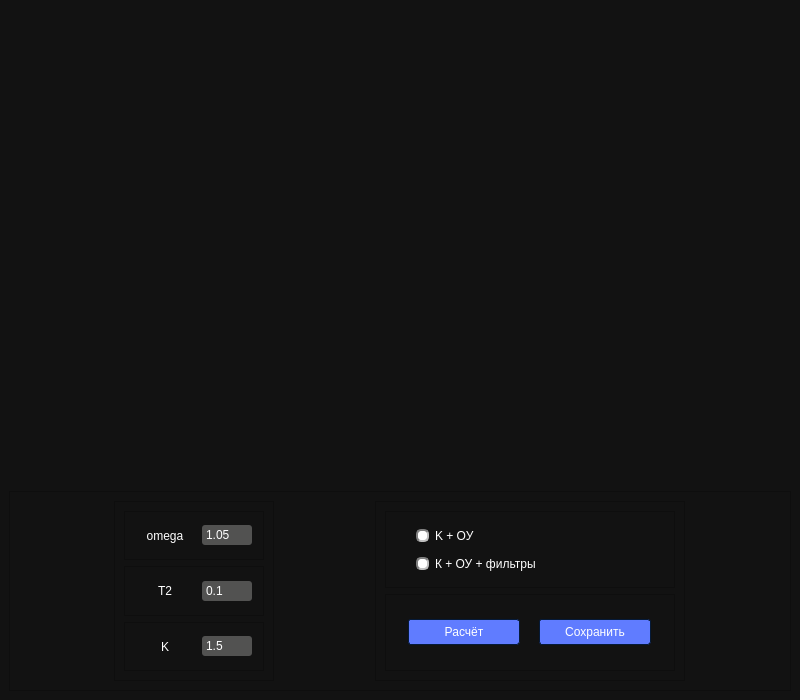
<?xml version="1.0" encoding="UTF-8"?>
<ui version="4.0">
 <class>MainWindow</class>
 <widget class="QMainWindow" name="MainWindow">
  <property name="geometry">
   <rect>
    <x>0</x>
    <y>0</y>
    <width>800</width>
    <height>700</height>
   </rect>
  </property>
  <property name="windowTitle">
   <string>MainWindow</string>
  </property>
  <property name="styleSheet">
   <string notr="true">QWidget
{
	background-color: #121212;
	color: #ffffff;
	border-color: #051a39;

}


/*-----QLabel-----*/
QLabel
{
	background-color: transparent;
	color: #ffffff;

}


QLabel::disabled
{
	background-color: transparent;
	color: #656565;

}


/*-----QMenuBar-----*/
QMenuBar
{
	background-color: #0a0a0a;
	color: #ffffff;
	border-color: #051a39;

}


QMenuBar::disabled
{
	background-color: #404040;
	color: #656565;
	border-color: #051a39;

}


QMenuBar::item
{
    background-color: transparent;

}


QMenuBar::item:selected
{
    background-color: #607cff;
    border: 1px solid #41cd52;

}


QMenuBar::item:pressed
{
    background-color: #4969ff;
    border: 1px solid #000;
    margin-bottom: -1px;
    padding-bottom: 1px;

}


/*-----QMenu-----*/
QMenu
{
    background-color: #121212;
    border: 1px solid;
    color: #ffffff;

}


QMenu::separator
{
    height: 1px;
    background-color: #6d8eff;
    color: #ffffff;
    padding-left: 4px;
    margin-left: 10px;
    margin-right: 5px;

}


QMenu::item
{
    min-width : 150px;
    padding: 3px 20px 3px 20px;

}


QMenu::item:selected
{
    background-color: #4969ff;
    color: #ffffff;

}


QMenu::item:disabled
{
    color: #262626;
}


/*-----QToolTip-----*/
QToolTip
{
	border : 1px solid #000000;
	background-color: #26264f;
	color: #ffffff;
	border-color: #051a39;

}


/*-----QPushButton-----*/
QPushButton
{
	background-color: #607cff;
	color: #ffffff;
	border-style: solid;
	border-width: 1px;
	border-radius: 3px;
	border-color: #051a39;
	padding: 5px;
	max-width: 100px;

}


QPushButton::disabled
{
	background-color: #404040;
	color: #656565;
	border-color: #051a39;

}


QPushButton::hover
{
	background-color: #8399ff;
	color: #ffffff;
	border-style: solid;
	border-width: 1px;
	border-radius: 3px;
	border-color: #051a39;
	padding: 5px;

}


QPushButton::pressed
{
	background-color: #4969ff;
	color: #ffffff;
	border-style: solid;
	border-width: 1px;
	border-radius: 3px;
	border-color: #051a39;
	padding: 5px;

}


/*-----QToolButton-----*/
QToolButton
{
	background-color: #607cff;
	color: #ffffff;
	border-width: 1px;
	border-radius: 3px;
	border-color: #051a39;
	padding: 3px;

}


QToolButton::disabled
{
	background-color: #404040;
	color: #656565;
	border-color: #051a39;

}


QToolButton::hover
{
	background-color: #8399ff;
	color: #ffffff;
	border-width: 1px;
	border-radius: 3px;
	border-color: #051a39;
	padding: 3px;

}


QToolButton::pressed
{
	background-color: #4969ff;
	color: #ffffff;
	border-width: 1px;
	border-radius: 3px;
	border-color: #051a39;
	padding: 3px;

}


/*-----QComboBox-----*/
QComboBox
{
    background-color: #607cff;
    border: 1px solid;
    border-radius: 3px;
    padding-left: 6px;
    color: #ffffff;
    height: 20px;

}


QComboBox::disabled
{
	background-color: #404040;
	color: #656565;
	border-color: #051a39;

}


QComboBox:hover
{
    background-color: #8399ff;

}


QComboBox:on
{
    background-color: #4969ff;

}


QComboBox QAbstractItemView
{
    background-color: #383838;
    color: #ffffff;
    border: 1px solid black;
    selection-background-color: #4969ff;
    selection-color: #ffffff;
    outline: 0;

}


QComboBox::drop-down
{
    subcontrol-origin: padding;
    subcontrol-position: top right;
    width: 15px;
    border-left-width: 0px;
    border-left-color: darkgray;
    border-left-style: solid; 
    border-top-right-radius: 3px; 
    border-bottom-right-radius: 3px;

}


QComboBox::down-arrow
{
    image: url(://arrow-down.png);
    width: 8px;
    height: 8px;
}


/*-----QSpinBox &amp;amp; QDoubleSpinBox &amp;amp; QDateTimeEdit-----*/
QSpinBox, 
QDoubleSpinBox,
QDateTimeEdit
{
	background-color: #525251;
	color: #ffffff;
	border: 1px solid #051a39;
	border-radius: 3px;
	padding : 2px;

}


QSpinBox::disabled, 
QDoubleSpinBox::disabled,
QDateTimeEdit::disabled
{
	background-color: #404040;
	color: #656565;
	border-color: #051a39;

}


QSpinBox:hover, 
QDoubleSpinBox::hover,
QDateTimeEdit::hover
{
    background-color: #626262;
    border: 1px solid #607cff;
    color:  #fff;
    padding: 2px

}


QSpinBox::up-button, QSpinBox::down-button,
QDoubleSpinBox::up-button, QDoubleSpinBox::down-button,
QDateTimeEdit::up-button, QDateTimeEdit::down-button
{
    background-color: #607cff;
	border-radius: 2px;

}


QSpinBox::disabled, 
QDoubleSpinBox::disabled,
QDateTimeEdit::disabled
{
	background-color: #404040;
	color: #656565;
	border-color: #051a39;

}


QSpinBox::up-button:hover, QSpinBox::down-button:hover,
QDoubleSpinBox::up-button:hover, QDoubleSpinBox::down-button:hover,
QDateTimeEdit::up-button:hover, QDateTimeEdit::down-button:hover
{
    background-color: #8399ff;
    border: 1px solid #8399ff;

}


QSpinBox::up-button:disabled, QSpinBox::down-button:disabled,
QDoubleSpinBox::up-button:disabled, QDoubleSpinBox::down-button:disabled,
QDateTimeEdit::up-button:disabled, QDateTimeEdit::down-button:disabled
{
	background-color: #404040;
	color: #656565;
	border-color: #051a39;

}


QSpinBox::up-button:pressed, QSpinBox::down-button:pressed,
QDoubleSpinBox::up-button:pressed, QDoubleSpinBox::down-button::pressed,
QDateTimeEdit::up-button:pressed, QDateTimeEdit::down-button::pressed
{
    background-color: #4969ff;
    border: 1px solid #4969ff;

}


QSpinBox::down-arrow,
QDoubleSpinBox::down-arrow,
QDateTimeEdit::down-arrow
{
    image: url(://arrow-down.png);
    width: 7px;

}


QSpinBox::up-arrow,
QDoubleSpinBox::up-arrow,
QDateTimeEdit::up-arrow
{
    image: url(://arrow-up.png);
    width: 7px;

}


/*-----QLineEdit-----*/
QLineEdit
{
	background-color: #525251;
	color: #ffffff;
	border-width: 1px;
	border-radius: 3px;
	border-color: #051a39;
	padding: 2px;

}


QLineEdit::disabled
{
	background-color: #404040;
	color: #656565;
	border-width: 1px;
	border-radius: 3px;
	border-color: #051a39;
	padding: 2px;

}


/*-----QTextEdit-----*/
QTextEdit
{
	background-color: #ffffff;
	color: #010201;
	border-color: #051a39;

}


QTextEdit::disabled
{
	background-color: #404040;
	color: #656565;
	border-color: #051a39;

}


/*-----QGroupBox-----*/
QGroupBox 
{
    border: 1px solid;
    border-color: #607cff;
    margin-top: 22px;

}


QGroupBox::title  
{
    background-color: #607cff;
    color: #ffffff;
    subcontrol-origin: margin;
    subcontrol-position: top left;
    padding: 5px;
	border-top-left-radius: 3px;
	border-top-right-radius: 3px;

}


QGroupBox::title::disabled
{
	background-color: #404040;
	color: #656565;
    subcontrol-origin: margin;
    subcontrol-position: top left;
    padding: 5px;
	border-top-left-radius: 3px;
	border-top-right-radius: 3px;

}


/*-----QCheckBox-----*/
QCheckBox::indicator
{
    color: #b1b1b1;
    background-color: #323232;
    border: 1px solid #b1b1b1;
    width: 12px;
    height: 12px;

}


QCheckBox::indicator:checked
{
    image:url(://checkbox.png);
    border: 1px solid #607cff;

}


QCheckBox::indicator:unchecked:hover
{
    border: 1px solid #607cff;

}


QCheckBox::disabled
{
	color: #656565;

}


QCheckBox::indicator:disabled
{
	background-color: #656565;
	color: #656565;
    border: 1px solid #656565;

}


/*-----QRadioButton-----*/
QRadioButton::indicator::unchecked
{ 
	border: 2px inset gray; 
	border-radius: 5px; 
	background-color:  #fff;
	width: 9px; 
	height: 9px; 

}


QRadioButton::indicator::unchecked:hover
{ 
	border: 2px solid #607cff; 
	border-radius: 5px; 
	background-color:  #fff;
	width: 9px; 
	height: 9px; 

}


QRadioButton::indicator::checked
{ 
	border: 2px inset darkgray; 
	border-radius: 5px; 
	background-color: #4969ff; 
	width: 9px; 
	height: 9px; 

}


QRadioButton::disabled
{
	color: #656565;

}


QRadioButton::indicator:disabled
{
	background-color: #656565;
	color: #656565;
    border: 2px solid #656565;

}


/*-----QTableView &amp;amp; QTableWidget-----*/
QTableView
{
    background-color: #242526;
    border: 1px solid #32414B;
    color: #f0f0f0;
    gridline-color: #8faaff;
    outline : 0;

}


QTableView::disabled
{
    background-color: #242526;
    border: 1px solid #32414B;
    color: #656565;
    gridline-color: #656565;
    outline : 0;

}


QTableView::item:hover 
{
    background-color: #26264f;
    color: #f0f0f0;

}


QTableView::item:selected 
{
    background-color: #1a1b1c;
    border: 2px solid #4969ff;
    color: #F0F0F0;

}


QTableView::item:selected:disabled
{
    background-color: #1a1b1c;
    border: 2px solid #525251;
    color: #656565;

}


QTableCornerButton::section
{
    background-color: #505050;
    color: #fff;

}


QHeaderView::section
{
    background-color: #525251;
    color: #fff;
    text-align: left;
	padding: 4px;
	
}


QHeaderView::section:disabled
{
    background-color: #525251;
    color: #656565;

}


QHeaderView::section:checked
{
    color: #fff;
    background-color: #4969ff;

}


QHeaderView::section:checked:disabled
{
    color: #656565;
    background-color: #525251;

}


QHeaderView::section::vertical::first,
QHeaderView::section::vertical::only-one
{
    border-top: 1px solid #353635;

}


QHeaderView::section::vertical
{
    border-top: 1px solid #353635;

}


QHeaderView::section::horizontal::first,
QHeaderView::section::horizontal::only-one
{
    border-left: 1px solid #353635;

}


QHeaderView::section::horizontal
{
    border-left: 1px solid #353635;

}


/*-----QTabWidget-----*/
QTabBar::tab
{
	background-color: #262626;
	color: #ffffff;
	border-style: solid;
	border-width: 1px;
	border-top-left-radius: 3px;
	border-top-right-radius: 3px;
	border-color: #051a39;
	padding: 5px;

}


QTabBar::tab:disabled
{
	background-color: #656565;
	color: #656565;

}


QTabWidget::pane 
{
	background-color: #262626;
	color: #ffffff;
    border: 1px solid;
    border-color: #607cff;

}


QTabBar::tab:selected
{
    background-color: #607cff;
	color: #ffffff;
	border-style: solid;
	border-width: 1px;
	border-top-left-radius: 3px;
	border-top-right-radius: 3px;
	border-color: #051a39;
	padding: 5px;

}


QTabBar::tab:selected:disabled
{
	background-color: #404040;
	color: #656565;

}


QTabBar::tab:!selected 
{
    background-color: #262626;

}


QTabBar::tab:!selected:hover 
{
    background-color: #8399ff;

}


QTabBar::tab:top:!selected 
{
    margin-top: 3px;

}


QTabBar::tab:bottom:!selected 
{
    margin-bottom: 3px;

}


QTabBar::tab:top, QTabBar::tab:bottom 
{
    min-width: 8ex;
    margin-right: -1px;
    padding: 5px 10px 5px 10px;

}


QTabBar::tab:top:selected 
{
    border-bottom-color: none;

}


QTabBar::tab:bottom:selected 
{
    border-top-color: none;

}


QTabBar::tab:top:last, QTabBar::tab:bottom:last,
QTabBar::tab:top:only-one, QTabBar::tab:bottom:only-one 
{
    margin-right: 0;

}


QTabBar::tab:left:!selected 
{
    margin-right: 3px;

}


QTabBar::tab:right:!selected
{
    margin-left: 3px;

}


QTabBar::tab:left, QTabBar::tab:right 
{
    min-height: 8ex;
    margin-bottom: -1px;
    padding: 10px 5px 10px 5px;

}


QTabBar::tab:left:selected 
{
    border-left-color: none;

}


QTabBar::tab:right:selected 
{
    border-right-color: none;

}


QTabBar::tab:left:last, QTabBar::tab:right:last,
QTabBar::tab:left:only-one, QTabBar::tab:right:only-one 
{
    margin-bottom: 0;

}


/*-----QSlider-----*/
QSlider::groove:horizontal 
{
	background-color: transparent;
	height: 5px;

}


QSlider::sub-page:horizontal 
{
	background-color: #607cff;

}


QSlider::add-page:horizontal 
{
	background-color: #666765;

}


QSlider::handle:horizontal 
{
	background-color: #607cff;
	width: 30px;
	height: 100px;
	margin-top: -6px;
	margin-bottom: -6px;
	border-radius: 3px;

}


QSlider::handle:horizontal:hover 
{
	background-color: #607cff;
	border-radius: 3px;

}


QSlider::sub-page:horizontal:disabled 
{
	background-color: #bbb;
	border-color: #999;

}


QSlider::add-page:horizontal:disabled 
{
	background-color: #eee;
	border-color: #999;

}


QSlider::handle:horizontal:disabled 
{
	background-color: #eee;
	border: 1px solid #aaa;
	border-radius: 3px;

}


QSlider::groove:vertical 
{
	background-color: transparent;
	width: 5px;

}


QSlider::sub-page:vertical 
{
	background-color: #607cff;

}


QSlider::add-page:vertical 
{
	background-color: #666765;

}


QSlider::handle:vertical 
{
	background-color: #607cff;
	height: 30px;
	margin-left: -6px;
	margin-right: -6px;
	border-radius: 3px;

}


QSlider::handle:vertical:hover 
{
	background-color: #607cff;
	border-radius: 3px;

}


QSlider::sub-page:vertical:disabled 
{
	background-color: #bbb;
	border-color: #999;

}


QSlider::add-page:vertical:disabled 
{
	background-color: #eee;
	border-color: #999;

}


QSlider::handle:vertical:disabled 
{
	background-color: #eee;
	border: 1px solid #aaa;
	border-radius: 3px;

}


.QSlider {
min-height: 68px;
max-height: 68px;
}

.QSlider::groove:horizontal {
border: 1px solid #262626;
height: 5px;
margin: 0 12px;
}

.QSlider::handle:horizontal {
width: 23px;
height: 100px;
margin: -24px -12px;
}

/*-----QDial-----*/
QDial
{
	background-color: #607cff;

}


QDial::disabled
{
	background-color: #404040;

}


/*-----QScrollBar-----*/
QScrollBar:horizontal
{
    border: 1px solid #222222;
    background-color: #3d3d3d;
    height: 13px;
    margin: 0px 16px 0 16px;

}


QScrollBar::handle:horizontal
{
    background: #607cff;
    min-height: 20px;

}


QScrollBar::add-line:horizontal
{
    border: 1px solid #1b1b19;
    background-color: #607cff;
    width: 14px;
    subcontrol-position: right;
    subcontrol-origin: margin;

}


QScrollBar::sub-line:horizontal
{
    border: 1px solid #1b1b19;
    background-color: #607cff;
    width: 14px;
    subcontrol-position: left;
    subcontrol-origin: margin;

}


QScrollBar::right-arrow:horizontal
{
    image: url(://arrow-right.png);
    width: 6px;
    height: 6px;

}


QScrollBar::left-arrow:horizontal
{
    image: url(://arrow-left.png);
    width: 6px;
    height: 6px;

}


QScrollBar::add-page:horizontal, QScrollBar::sub-page:horizontal
{
    background: none;

}


QScrollBar:vertical
{
    background-color: #3d3d3d;
    width: 13px;
    margin: 16px 0 16px 0;
    border: 1px solid #222222;

}


QScrollBar::handle:vertical
{
    background-color: #607cff;
    min-height: 20px;

}


QScrollBar::add-line:vertical
{
    border: 1px solid #1b1b19;
    background-color: #607cff;
    height: 14px;
    subcontrol-position: bottom;
    subcontrol-origin: margin;

}


QScrollBar::sub-line:vertical
{
    border: 1px solid #1b1b19;
    background-color: #607cff;
    height: 14px;
    subcontrol-position: top;
    subcontrol-origin: margin;

}


QScrollBar::up-arrow:vertical
{
    image: url(://arrow-up.png);
    width: 6px;
    height: 6px;

}


QScrollBar::down-arrow:vertical
{
    image: url(://arrow-down.png);
    width: 6px;
    height: 6px;

}


QScrollBar::add-page:vertical, QScrollBar::sub-page:vertical
{
    background: none;

}


/*-----QProgressBar-----*/
QProgressBar
{
	background-color: #383838;
	color: #ffffff;
	border: 1px solid #607cff;
	border-radius: 3px;
	text-align: center;

}


QProgressBar::chunk {
	background-color: #607cff;
	color: #fff;

}


QProgressBar::chunk:disabled {
	background-color: #656565;
	border: 1px solid #aaa;
	color: #656565;
}


/*-----QStatusBar-----*/
QStatusBar
{
	background-color: #0a0a0a;
	color: #ffffff;
	border-color: #051a39;

}</string>
  </property>
  <widget class="QWidget" name="centralwidget">
   <layout class="QVBoxLayout" name="verticalLayout">
    <item>
     <widget class="QCustomPlot" name="ourPlot" native="true"/>
    </item>
    <item>
     <widget class="QFrame" name="frame_2">
      <property name="minimumSize">
       <size>
        <width>120</width>
        <height>0</height>
       </size>
      </property>
      <property name="maximumSize">
       <size>
        <width>16777215</width>
        <height>200</height>
       </size>
      </property>
      <property name="frameShape">
       <enum>QFrame::StyledPanel</enum>
      </property>
      <property name="frameShadow">
       <enum>QFrame::Raised</enum>
      </property>
      <layout class="QHBoxLayout" name="horizontalLayout_5">
       <item>
        <widget class="QFrame" name="frame_7">
         <property name="minimumSize">
          <size>
           <width>160</width>
           <height>0</height>
          </size>
         </property>
         <property name="maximumSize">
          <size>
           <width>122</width>
           <height>16777215</height>
          </size>
         </property>
         <property name="frameShape">
          <enum>QFrame::StyledPanel</enum>
         </property>
         <property name="frameShadow">
          <enum>QFrame::Raised</enum>
         </property>
         <layout class="QVBoxLayout" name="verticalLayout_3">
          <item>
           <widget class="QFrame" name="frame_9">
            <property name="frameShape">
             <enum>QFrame::StyledPanel</enum>
            </property>
            <property name="frameShadow">
             <enum>QFrame::Raised</enum>
            </property>
            <layout class="QHBoxLayout" name="horizontalLayout_8">
             <item>
              <widget class="QLabel" name="omega_label">
               <property name="maximumSize">
                <size>
                 <width>60</width>
                 <height>16777215</height>
                </size>
               </property>
               <property name="text">
                <string>omega</string>
               </property>
               <property name="alignment">
                <set>Qt::AlignCenter</set>
               </property>
              </widget>
             </item>
             <item>
              <widget class="QLineEdit" name="input_omega_value">
               <property name="maximumSize">
                <size>
                 <width>50</width>
                 <height>16777215</height>
                </size>
               </property>
               <property name="inputMethodHints">
                <set>Qt::ImhPreferNumbers</set>
               </property>
               <property name="text">
                <string>1.05</string>
               </property>
              </widget>
             </item>
            </layout>
           </widget>
          </item>
          <item>
           <widget class="QFrame" name="frame_10">
            <property name="frameShape">
             <enum>QFrame::StyledPanel</enum>
            </property>
            <property name="frameShadow">
             <enum>QFrame::Raised</enum>
            </property>
            <layout class="QHBoxLayout" name="horizontalLayout_9">
             <item>
              <widget class="QLabel" name="t2_label">
               <property name="maximumSize">
                <size>
                 <width>60</width>
                 <height>16777215</height>
                </size>
               </property>
               <property name="text">
                <string>T2</string>
               </property>
               <property name="alignment">
                <set>Qt::AlignCenter</set>
               </property>
              </widget>
             </item>
             <item>
              <widget class="QLineEdit" name="input_T2_value">
               <property name="maximumSize">
                <size>
                 <width>50</width>
                 <height>16777215</height>
                </size>
               </property>
               <property name="text">
                <string>0.1</string>
               </property>
              </widget>
             </item>
            </layout>
           </widget>
          </item>
          <item>
           <widget class="QFrame" name="frame_8">
            <property name="frameShape">
             <enum>QFrame::StyledPanel</enum>
            </property>
            <property name="frameShadow">
             <enum>QFrame::Raised</enum>
            </property>
            <layout class="QHBoxLayout" name="horizontalLayout_6">
             <item>
              <widget class="QLabel" name="k_label">
               <property name="maximumSize">
                <size>
                 <width>60</width>
                 <height>16777215</height>
                </size>
               </property>
               <property name="text">
                <string>K</string>
               </property>
               <property name="alignment">
                <set>Qt::AlignCenter</set>
               </property>
              </widget>
             </item>
             <item>
              <widget class="QLineEdit" name="input_K_value">
               <property name="maximumSize">
                <size>
                 <width>50</width>
                 <height>16777215</height>
                </size>
               </property>
               <property name="text">
                <string>1.5</string>
               </property>
              </widget>
             </item>
            </layout>
           </widget>
          </item>
         </layout>
        </widget>
       </item>
       <item>
        <widget class="QFrame" name="frame_5">
         <property name="minimumSize">
          <size>
           <width>180</width>
           <height>50</height>
          </size>
         </property>
         <property name="maximumSize">
          <size>
           <width>310</width>
           <height>16777215</height>
          </size>
         </property>
         <property name="frameShape">
          <enum>QFrame::StyledPanel</enum>
         </property>
         <property name="frameShadow">
          <enum>QFrame::Raised</enum>
         </property>
         <layout class="QVBoxLayout" name="verticalLayout_5">
          <item>
           <widget class="QFrame" name="frame_6">
            <property name="frameShape">
             <enum>QFrame::StyledPanel</enum>
            </property>
            <property name="frameShadow">
             <enum>QFrame::Raised</enum>
            </property>
            <layout class="QVBoxLayout" name="verticalLayout_6">
             <property name="leftMargin">
              <number>30</number>
             </property>
             <item>
              <widget class="QRadioButton" name="first_system">
               <property name="layoutDirection">
                <enum>Qt::LeftToRight</enum>
               </property>
               <property name="text">
                <string>K + OУ</string>
               </property>
              </widget>
             </item>
             <item>
              <widget class="QRadioButton" name="second_system">
               <property name="text">
                <string>К + ОУ + фильтры</string>
               </property>
              </widget>
             </item>
            </layout>
           </widget>
          </item>
          <item>
           <widget class="QFrame" name="frame_4">
            <property name="minimumSize">
             <size>
              <width>40</width>
              <height>0</height>
             </size>
            </property>
            <property name="frameShape">
             <enum>QFrame::StyledPanel</enum>
            </property>
            <property name="frameShadow">
             <enum>QFrame::Raised</enum>
            </property>
            <layout class="QHBoxLayout" name="horizontalLayout_7">
             <item>
              <widget class="QPushButton" name="run_calc_btn">
               <property name="text">
                <string>Расчёт</string>
               </property>
              </widget>
             </item>
             <item>
              <widget class="QPushButton" name="savePlot_btn">
               <property name="text">
                <string>Сохранить</string>
               </property>
              </widget>
             </item>
            </layout>
           </widget>
          </item>
         </layout>
        </widget>
       </item>
      </layout>
     </widget>
    </item>
   </layout>
  </widget>
 </widget>
 <customwidgets>
  <customwidget>
   <class>QCustomPlot</class>
   <extends>QWidget</extends>
   <header location="global">qcustomplot.h</header>
   <container>1</container>
  </customwidget>
 </customwidgets>
 <resources/>
 <connections/>
</ui>
